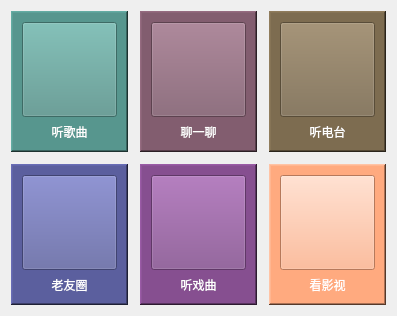
          <widget class="QWidget" name="page_2">
           <layout class="QGridLayout" name="gridLayout_5">
            <property name="spacing">
             <number>12</number>
            </property>
            <item row="0" column="0">
             <widget class="ElevatedCardWidget" name="ElevatedCardWidget_11">
              <layout class="QGridLayout" name="gridLayout_4">
               <property name="leftMargin">
                <number>0</number>
               </property>
               <property name="topMargin">
                <number>0</number>
               </property>
               <property name="rightMargin">
                <number>0</number>
               </property>
               <property name="bottomMargin">
                <number>0</number>
               </property>
               <item row="0" column="0">
                <widget class="QFrame" name="frame_13">
                 <property name="minimumSize">
                  <size>
                   <width>110</width>
                   <height>110</height>
                  </size>
                 </property>
                 <property name="styleSheet">
                  <string notr="true">background-color: rgb(87, 150, 142);</string>
                 </property>
                 <property name="frameShape">
                  <enum>QFrame::WinPanel</enum>
                 </property>
                 <property name="frameShadow">
                  <enum>QFrame::Raised</enum>
                 </property>
                 <layout class="QGridLayout" name="gridLayout_12">
                  <item row="1" column="0">
                   <widget class="SubtitleLabel" name="SubtitleLabel_12">
                    <property name="styleSheet">
                     <string notr="true">color: rgb(255, 255, 255);</string>
                    </property>
                    <property name="text">
                     <string>听歌曲</string>
                    </property>
                    <property name="alignment">
                     <set>Qt::AlignCenter</set>
                    </property>
                   </widget>
                  </item>
                  <item row="0" column="0">
                   <widget class="QPushButton" name="music_player_pushButton">
                    <property name="minimumSize">
                     <size>
                      <width>95</width>
                      <height>95</height>
                     </size>
                    </property>
                    <property name="maximumSize">
                     <size>
                      <width>500</width>
                      <height>500</height>
                     </size>
                    </property>
                    <property name="font">
                     <font>
                      <pointsize>12</pointsize>
                     </font>
                    </property>
                    <property name="cursor">
                     <cursorShape>PointingHandCursor</cursorShape>
                    </property>
                    <property name="toolTip">
                     <string>&lt;html&gt;&lt;head/&gt;&lt;body&gt;&lt;p&gt;可以进行音乐播放&lt;/p&gt;&lt;/body&gt;&lt;/html&gt;</string>
                    </property>
                    <property name="styleSheet">
                     <string notr="true"/>
                    </property>
                    <property name="text">
                     <string/>
                    </property>
                   </widget>
                  </item>
                 </layout>
                </widget>
               </item>
              </layout>
             </widget>
            </item>
            <item row="0" column="1">
             <widget class="ElevatedCardWidget" name="ElevatedCardWidget_12">
              <layout class="QGridLayout" name="gridLayout_50">
               <property name="leftMargin">
                <number>0</number>
               </property>
               <property name="topMargin">
                <number>0</number>
               </property>
               <property name="rightMargin">
                <number>0</number>
               </property>
               <property name="bottomMargin">
                <number>0</number>
               </property>
               <item row="0" column="0">
                <widget class="QFrame" name="frame_12">
                 <property name="minimumSize">
                  <size>
                   <width>110</width>
                   <height>110</height>
                  </size>
                 </property>
                 <property name="styleSheet">
                  <string notr="true">background-color: rgb(130, 93, 111);</string>
                 </property>
                 <property name="frameShape">
                  <enum>QFrame::WinPanel</enum>
                 </property>
                 <property name="frameShadow">
                  <enum>QFrame::Raised</enum>
                 </property>
                 <layout class="QGridLayout" name="gridLayout_16">
                  <item row="0" column="0">
                   <widget class="QPushButton" name="chat_player_pushButton">
                    <property name="minimumSize">
                     <size>
                      <width>95</width>
                      <height>95</height>
                     </size>
                    </property>
                    <property name="maximumSize">
                     <size>
                      <width>500</width>
                      <height>500</height>
                     </size>
                    </property>
                    <property name="font">
                     <font>
                      <pointsize>12</pointsize>
                     </font>
                    </property>
                    <property name="cursor">
                     <cursorShape>PointingHandCursor</cursorShape>
                    </property>
                    <property name="toolTip">
                     <string>&lt;html&gt;&lt;head/&gt;&lt;body&gt;&lt;p&gt;可以进行音乐播放&lt;/p&gt;&lt;/body&gt;&lt;/html&gt;</string>
                    </property>
                    <property name="styleSheet">
                     <string notr="true"/>
                    </property>
                    <property name="text">
                     <string/>
                    </property>
                   </widget>
                  </item>
                  <item row="1" column="0">
                   <widget class="SubtitleLabel" name="SubtitleLabel_11">
                    <property name="styleSheet">
                     <string notr="true">color: rgb(255, 255, 255);</string>
                    </property>
                    <property name="text">
                     <string>聊一聊</string>
                    </property>
                    <property name="alignment">
                     <set>Qt::AlignCenter</set>
                    </property>
                   </widget>
                  </item>
                 </layout>
                </widget>
               </item>
              </layout>
             </widget>
            </item>
            <item row="0" column="2">
             <widget class="ElevatedCardWidget" name="ElevatedCardWidget_13">
              <layout class="QGridLayout" name="gridLayout_51">
               <property name="leftMargin">
                <number>0</number>
               </property>
               <property name="topMargin">
                <number>0</number>
               </property>
               <property name="rightMargin">
                <number>0</number>
               </property>
               <property name="bottomMargin">
                <number>0</number>
               </property>
               <item row="0" column="0">
                <widget class="QFrame" name="frame_31">
                 <property name="minimumSize">
                  <size>
                   <width>110</width>
                   <height>110</height>
                  </size>
                 </property>
                 <property name="styleSheet">
                  <string notr="true">background-color: rgb(125, 108, 80);</string>
                 </property>
                 <property name="frameShape">
                  <enum>QFrame::WinPanel</enum>
                 </property>
                 <property name="frameShadow">
                  <enum>QFrame::Raised</enum>
                 </property>
                 <layout class="QGridLayout" name="gridLayout_52">
                  <item row="1" column="0">
                   <widget class="SubtitleLabel" name="SubtitleLabel_30">
                    <property name="styleSheet">
                     <string notr="true">color: rgb(255, 255, 255);</string>
                    </property>
                    <property name="text">
                     <string>听电台</string>
                    </property>
                    <property name="alignment">
                     <set>Qt::AlignCenter</set>
                    </property>
                   </widget>
                  </item>
                  <item row="0" column="0">
                   <widget class="QPushButton" name="radio_player_pushButton">
                    <property name="minimumSize">
                     <size>
                      <width>95</width>
                      <height>95</height>
                     </size>
                    </property>
                    <property name="maximumSize">
                     <size>
                      <width>500</width>
                      <height>500</height>
                     </size>
                    </property>
                    <property name="font">
                     <font>
                      <pointsize>12</pointsize>
                     </font>
                    </property>
                    <property name="cursor">
                     <cursorShape>PointingHandCursor</cursorShape>
                    </property>
                    <property name="toolTip">
                     <string>&lt;html&gt;&lt;head/&gt;&lt;body&gt;&lt;p&gt;可以进行音乐播放&lt;/p&gt;&lt;/body&gt;&lt;/html&gt;</string>
                    </property>
                    <property name="styleSheet">
                     <string notr="true"/>
                    </property>
                    <property name="text">
                     <string/>
                    </property>
                   </widget>
                  </item>
                 </layout>
                </widget>
               </item>
              </layout>
             </widget>
            </item>
            <item row="1" column="0">
             <widget class="ElevatedCardWidget" name="ElevatedCardWidget_14">
              <layout class="QGridLayout" name="gridLayout_56">
               <property name="leftMargin">
                <number>0</number>
               </property>
               <property name="topMargin">
                <number>0</number>
               </property>
               <property name="rightMargin">
                <number>0</number>
               </property>
               <property name="bottomMargin">
                <number>0</number>
               </property>
               <item row="0" column="0">
                <widget class="QFrame" name="frame_10">
                 <property name="minimumSize">
                  <size>
                   <width>110</width>
                   <height>110</height>
                  </size>
                 </property>
                 <property name="styleSheet">
                  <string notr="true">background-color: rgb(91, 95, 158);</string>
                 </property>
                 <property name="frameShape">
                  <enum>QFrame::WinPanel</enum>
                 </property>
                 <property name="frameShadow">
                  <enum>QFrame::Raised</enum>
                 </property>
                 <layout class="QGridLayout" name="gridLayout_9">
                  <item row="0" column="0">
                   <widget class="QPushButton" name="music_player_pushButton_21">
                    <property name="minimumSize">
                     <size>
                      <width>95</width>
                      <height>95</height>
                     </size>
                    </property>
                    <property name="maximumSize">
                     <size>
                      <width>500</width>
                      <height>500</height>
                     </size>
                    </property>
                    <property name="font">
                     <font>
                      <pointsize>12</pointsize>
                     </font>
                    </property>
                    <property name="cursor">
                     <cursorShape>PointingHandCursor</cursorShape>
                    </property>
                    <property name="toolTip">
                     <string>&lt;html&gt;&lt;head/&gt;&lt;body&gt;&lt;p&gt;可以进行音乐播放&lt;/p&gt;&lt;/body&gt;&lt;/html&gt;</string>
                    </property>
                    <property name="styleSheet">
                     <string notr="true"/>
                    </property>
                    <property name="text">
                     <string/>
                    </property>
                   </widget>
                  </item>
                  <item row="1" column="0">
                   <widget class="SubtitleLabel" name="SubtitleLabel_6">
                    <property name="styleSheet">
                     <string notr="true">color: rgb(255, 255, 255);</string>
                    </property>
                    <property name="text">
                     <string>老友圈</string>
                    </property>
                    <property name="alignment">
                     <set>Qt::AlignCenter</set>
                    </property>
                   </widget>
                  </item>
                 </layout>
                </widget>
               </item>
              </layout>
             </widget>
            </item>
            <item row="1" column="1">
             <widget class="ElevatedCardWidget" name="ElevatedCardWidget_15">
              <layout class="QGridLayout" name="gridLayout_55">
               <property name="leftMargin">
                <number>0</number>
               </property>
               <property name="topMargin">
                <number>0</number>
               </property>
               <property name="rightMargin">
                <number>0</number>
               </property>
               <property name="bottomMargin">
                <number>0</number>
               </property>
               <item row="0" column="0">
                <widget class="QFrame" name="frame_11">
                 <property name="minimumSize">
                  <size>
                   <width>110</width>
                   <height>110</height>
                  </size>
                 </property>
                 <property name="styleSheet">
                  <string notr="true">background-color: rgb(134, 79, 144);</string>
                 </property>
                 <property name="frameShape">
                  <enum>QFrame::WinPanel</enum>
                 </property>
                 <property name="frameShadow">
                  <enum>QFrame::Raised</enum>
                 </property>
                 <layout class="QGridLayout" name="gridLayout_15">
                  <item row="1" column="0">
                   <widget class="SubtitleLabel" name="SubtitleLabel_8">
                    <property name="styleSheet">
                     <string notr="true">color: rgb(255, 255, 255);</string>
                    </property>
                    <property name="text">
                     <string>听戏曲</string>
                    </property>
                    <property name="alignment">
                     <set>Qt::AlignCenter</set>
                    </property>
                   </widget>
                  </item>
                  <item row="0" column="0">
                   <widget class="QPushButton" name="music_player_pushButton_6">
                    <property name="minimumSize">
                     <size>
                      <width>95</width>
                      <height>95</height>
                     </size>
                    </property>
                    <property name="maximumSize">
                     <size>
                      <width>500</width>
                      <height>500</height>
                     </size>
                    </property>
                    <property name="font">
                     <font>
                      <pointsize>12</pointsize>
                     </font>
                    </property>
                    <property name="cursor">
                     <cursorShape>PointingHandCursor</cursorShape>
                    </property>
                    <property name="toolTip">
                     <string>&lt;html&gt;&lt;head/&gt;&lt;body&gt;&lt;p&gt;可以进行音乐播放&lt;/p&gt;&lt;/body&gt;&lt;/html&gt;</string>
                    </property>
                    <property name="styleSheet">
                     <string notr="true"/>
                    </property>
                    <property name="text">
                     <string/>
                    </property>
                   </widget>
                  </item>
                 </layout>
                </widget>
               </item>
              </layout>
             </widget>
            </item>
            <item row="1" column="2">
             <widget class="ElevatedCardWidget" name="ElevatedCardWidget_16">
              <layout class="QGridLayout" name="gridLayout_53">
               <property name="leftMargin">
                <number>0</number>
               </property>
               <property name="topMargin">
                <number>0</number>
               </property>
               <property name="rightMargin">
                <number>0</number>
               </property>
               <property name="bottomMargin">
                <number>0</number>
               </property>
               <item row="0" column="0">
                <widget class="QFrame" name="frame_32">
                 <property name="minimumSize">
                  <size>
                   <width>110</width>
                   <height>110</height>
                  </size>
                 </property>
                 <property name="styleSheet">
                  <string notr="true">background-color: rgb(255, 170, 127);</string>
                 </property>
                 <property name="frameShape">
                  <enum>QFrame::WinPanel</enum>
                 </property>
                 <property name="frameShadow">
                  <enum>QFrame::Raised</enum>
                 </property>
                 <layout class="QGridLayout" name="gridLayout_54">
                  <item row="1" column="0">
                   <widget class="SubtitleLabel" name="SubtitleLabel_31">
                    <property name="styleSheet">
                     <string notr="true">color: rgb(255, 255, 255);</string>
                    </property>
                    <property name="text">
                     <string>看影视</string>
                    </property>
                    <property name="alignment">
                     <set>Qt::AlignCenter</set>
                    </property>
                   </widget>
                  </item>
                  <item row="0" column="0">
                   <widget class="QPushButton" name="telephonecall_pushButton">
                    <property name="minimumSize">
                     <size>
                      <width>95</width>
                      <height>95</height>
                     </size>
                    </property>
                    <property name="maximumSize">
                     <size>
                      <width>500</width>
                      <height>500</height>
                     </size>
                    </property>
                    <property name="font">
                     <font>
                      <pointsize>12</pointsize>
                     </font>
                    </property>
                    <property name="cursor">
                     <cursorShape>PointingHandCursor</cursorShape>
                    </property>
                    <property name="toolTip">
                     <string>&lt;html&gt;&lt;head/&gt;&lt;body&gt;&lt;p&gt;可以进行消息、音视频聊天&lt;/p&gt;&lt;/body&gt;&lt;/html&gt;</string>
                    </property>
                    <property name="styleSheet">
                     <string notr="true"/>
                    </property>
                    <property name="text">
                     <string/>
                    </property>
                   </widget>
                  </item>
                 </layout>
                </widget>
               </item>
              </layout>
             </widget>
            </item>
           </layout>
          </widget>
